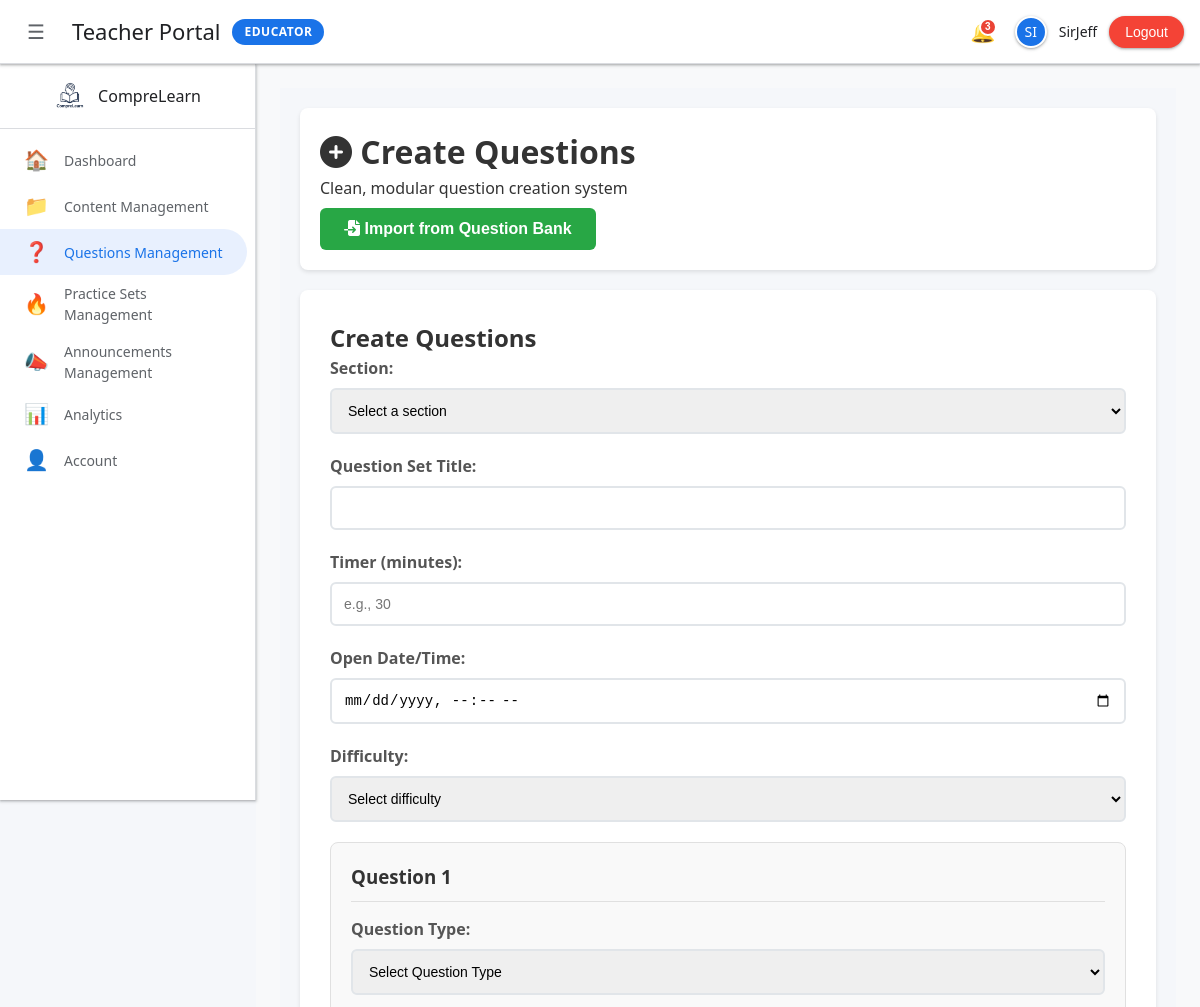
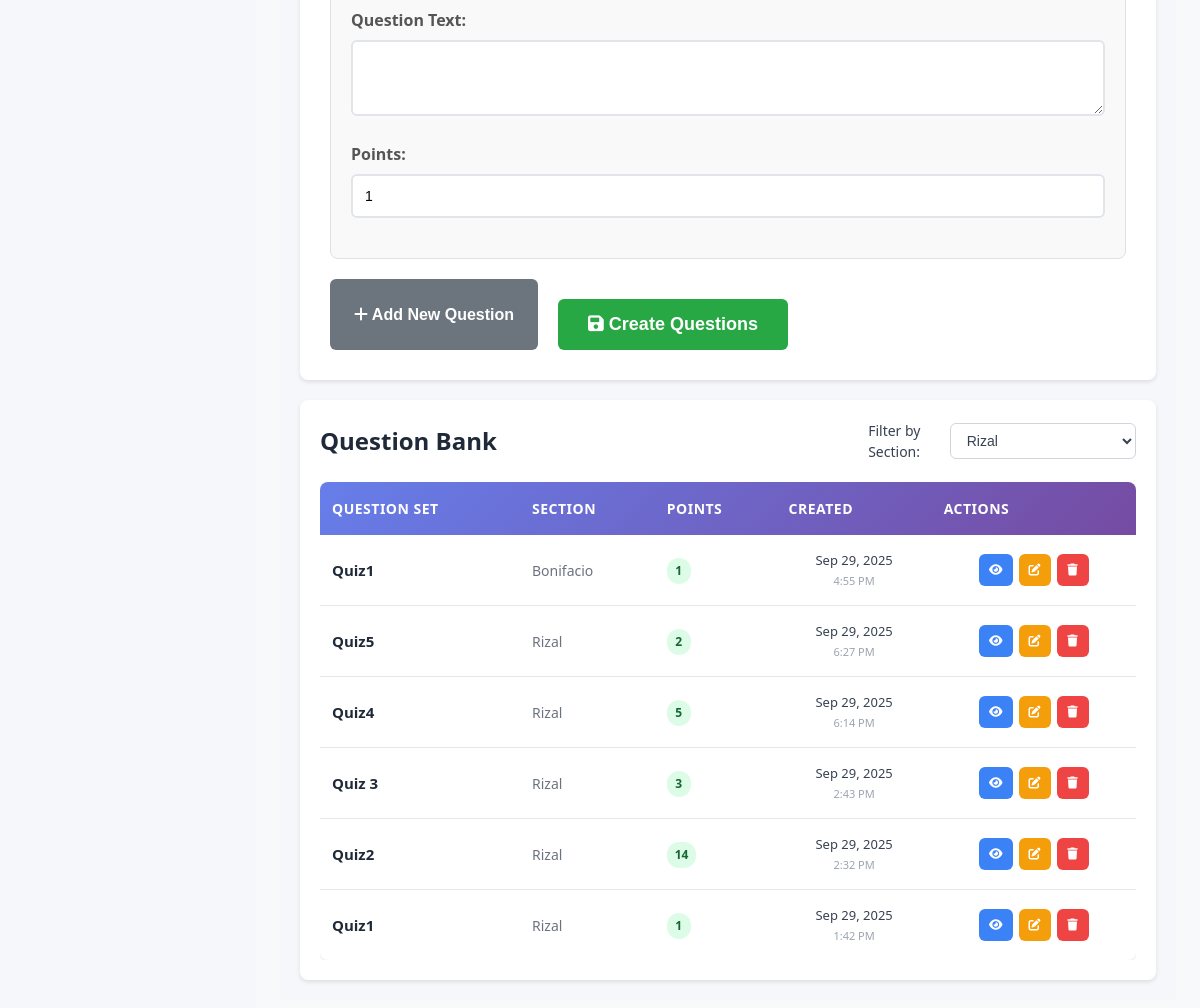
/Teacher/clean_question_creator.php (signed in), run on the app's committed database (2 pictures, top to bottom).
### tables this page shows
CREATE TABLE `question_sets` (
  `id` int(11) NOT NULL,
  `teacher_id` int(11) NOT NULL,
  `section_id` int(11) NOT NULL,
  `set_title` varchar(255) NOT NULL,
  `description` text DEFAULT NULL,
  `created_at` timestamp NOT NULL DEFAULT current_timestamp(),
  `updated_at` timestamp NOT NULL DEFAULT current_timestamp() ON UPDATE current_timestamp(),
  `timer_minutes` int(11) DEFAULT 0,
  `open_at` datetime DEFAULT NULL,
  `difficulty` varchar(16) DEFAULT NULL
);

CREATE TABLE `sections` (
  `id` int(11) NOT NULL,
  `name` varchar(100) NOT NULL,
  `description` text DEFAULT NULL,
  `created_at` timestamp NOT NULL DEFAULT current_timestamp()
);

### Teacher/includes/teacher_init.php (called while the page is built, shortened)
<?php
$teacherId = (int)($_SESSION['teacher_id'] ?? 0);
$conn = new mysqli('localhost', 'root', '', 'compre_learn');
$conn->query("CREATE TABLE IF NOT EXISTS reading_materials (
    id INT AUTO_INCREMENT PRIMARY KEY,
    teacher_id INT NOT NULL,
    title VARCHAR(255) NOT NULL,
    content MEDIUMTEXT NOT NULL,
    theme_settings JSON NULL,
    created_at TIMESTAMP DEFAULT CURRENT_TIMESTAMP,
    updated_at TIMESTAMP DEFAULT CURRENT_TIMESTAMP ON UPDATE CURRENT_TIMESTAMP
) ENGINE=InnoDB DEFAULT CHARSET=utf8mb4");
$conn->query("CREATE TABLE IF NOT EXISTS assessments (
    id INT AUTO_INCREMENT PRIMARY KEY,
    teacher_id INT NOT NULL,
    title VARCHAR(255) NOT NULL,
    description TEXT NULL,
    theme_settings JSON NULL,
    created_at TIMESTAMP DEFAULT CURRENT_TIMESTAMP
) ENGINE=InnoDB DEFAULT CHARSET=utf8mb4");
$conn->query("CREATE TABLE IF NOT EXISTS assessment_questions (
    id INT AUTO_INCREMENT PRIMARY KEY,
    assessment_id INT NOT NULL,
    question_type ENUM('multiple_choice','matching','essay') NOT NULL,
    question_text TEXT NOT NULL,
    options_json JSON NULL,
    answer TEXT NULL,
    created_at TIMESTAMP DEFAULT CURRENT_TIMESTAMP
) ENGINE=InnoDB DEFAULT CHARSET=utf8mb4");
$conn->query("CREATE TABLE IF NOT EXISTS assessment_assignments (
    id INT AUTO_INCREMENT PRIMARY KEY,
    assessment_id INT NOT NULL,
    section_id INT NULL,
    student_id INT NULL,
    created_at TIMESTAMP DEFAULT CURRENT_TIMESTAMP
) ENGINE=InnoDB DEFAULT CHARSET=utf8mb4");
$conn->query("CREATE TABLE IF NOT EXISTS announcements (
    id INT AUTO_INCREMENT PRIMARY KEY,
    teacher_id INT NOT NULL,
    title VARCHAR(255) NOT NULL,
    content TEXT NULL,
    created_at TIMESTAMP DEFAULT CURRENT_TIMESTAMP
) ENGINE=InnoDB DEFAULT CHARSET=utf8mb4");
function getTeacherSections($conn, $teacherId) {
    $sections = [];
    if ($teacherId > 0) {
        $stmt = $conn->prepare("
            SELECT s.id, s.name as section_name
            FROM sections s
            INNER JOIN teacher_sections ts ON s.id = ts.section_id
            WHERE ts.teacher_id = ?
            ORDER BY s.name
        ");
        if ($stmt) {
            $stmt->bind_param('i', $teacherId);
            $stmt->execute();
            $result = $stmt->get_result();
            while ($row = $result->fetch_assoc()) {
                $sections[] = $row;
            }
        }
    }
    return $sections;
}
$teacherSections = getTeacherSections($conn, $teacherId);
?>

### Teacher/includes/QuestionHandler.php (called while the page is built, shortened)
<?php
class QuestionHandler {
    private $conn;
    public function __construct($databaseConnection) {
        $this->conn = $databaseConnection;
    }
    public function getQuestionSets($teacherId, $sectionId = null) {
        try {
            if ($sectionId) {
                $stmt = $this->conn->prepare("
                    SELECT qs.*, s.name as section_name,
                           (SELECT COUNT(*) FROM mcq_questions WHERE set_id = qs.id) +
                           (SELECT COUNT(*) FROM matching_questions WHERE set_id = qs.id) +
                           (SELECT COUNT(*) FROM essay_questions WHERE set_id = qs.id) as question_count,
                           (SELECT COALESCE(SUM(points), 0) FROM mcq_questions WHERE set_id = qs.id) +
                           (SELECT COALESCE(SUM(points), 0) FROM matching_questions WHERE set_id = qs.id) +
                           (SELECT COALESCE(SUM(points), 0) FROM essay_questions WHERE set_id = qs.id) as total_points
                    FROM question_sets qs
                    LEFT JOIN sections s ON qs.section_id = s.id
                    WHERE qs.teacher_id = ? AND qs.section_id = ?
                    ORDER BY qs.created_at DESC
                ");
                $stmt->bind_param('ii', $teacherId, $sectionId);
            }
            $stmt->execute();
            $result = $stmt->get_result();
            $sets = [];
            while ($row = $result->fetch_assoc()) {
                $sets[] = $row;
            }
            return $sets;
        } catch (Exception $e) {
            return [];
        }
    }
}
?>

### Teacher/clean_question_creator.php (the view, shortened to what this page needs)
<?php
require_once 'includes/teacher_init.php';
require_once 'includes/QuestionHandler.php';
try {
    $questionHandler = new QuestionHandler($conn);
} catch (Exception $e) {
    error_log('Failed to create QuestionHandler: ' . $e->getMessage());
    die('Failed to initialize question handler');
}
$questionSets = [];
foreach ($teacherSections as $section) {
    $sets = $questionHandler->getQuestionSets($_SESSION['teacher_id'], $section['id']);
    foreach ($sets as $set) {
        $set['section_name'] = $section['section_name'] ?: $section['name'];
        $questionSets[] = $set;
    }
}
require_once 'includes/teacher_layout.php';
?>
</head>
<body>
    <div class="main-content">
            <div class="content-header">
            <div style="display:flex; align-items:center; justify-content:space-between; gap:12px;">
                <h1 id="pageTitle"><i class="fas fa-plus-circle"></i> Create Questions</h1>
            </div>
            <p>Clean, modular question creation system</p>
                <div style="margin-top:8px; display:flex; gap:8px;">
                    <button type="button" class="btn btn-primary" onclick="openImportModal()"><i class="fas fa-file-import"></i> Import from Question Bank</button>
                </div>
        </div>
        <div class="question-form">
            <h2 id="formTitleHeading">Create Questions</h2>
            <form id="questionForm">
                <div class="form-group">
                    <label for="section_id">Section:</label>
                    <select id="section_id" name="section_id" required>
                        <option value="">Select a section</option>
                    </select>
                </div>
                <div id="new-set-fields">
                    <div class="form-group">
                        <label for="set_title">Question Set Title:</label>
                        <input type="text" id="set_title" name="set_title">
                    </div>
                    <div class="form-group">
                        <label for="set_timer">Timer (minutes):</label>
                        <input type="number" id="set_timer" name="set_timer" min="0" placeholder="e.g., 30">
                    </div>
                    <div class="form-group">
                        <label for="set_open_at">Open Date/Time:</label>
                        <input type="datetime-local" id="set_open_at" name="set_open_at">
                    </div>
                    <div class="form-group">
                        <label for="set_difficulty">Difficulty:</label>
                        <select id="set_difficulty" name="set_difficulty">
                            <option value="">Select difficulty</option>
                        </select>
                    </div>
                </div>
                <div id="questions-container">
                    <div class="question-item" data-question-index="0">
                        <div class="question-header">
                            <h3>Question 1</h3>
                        </div>
                        <div class="form-group">
                            <label for="type_0">Question Type:</label>
                            <select id="type_0" name="questions[0][type]" required onchange="showQuestionTypeSection(0);">
                                <option value="">Select Question Type</option>
                            </select>
                        </div>
                        <div class="form-group">
                            <label for="question_text_0">Question Text:</label>
                            <textarea id="question_text_0" name="questions[0][question_text]" rows="3" required></textarea>
                        </div>
                        <div class="form-group">
                            <label for="points_0">Points:</label>
                            <input type="number" id="points_0" name="questions[0][points]" value="1" min="1" required>
                        </div>
                    </div>
                </div>
                <div class="form-actions">
                    <button type="button" class="btn btn-secondary" onclick="addNewQuestion()" style="margin-right: 10px;">
                        <i class="fas fa-plus"></i> Add New Question
                    </button>
                    <button type="submit" class="btn btn-primary" style="font-size: 18px; padding: 15px 30px; margin-top: 20px;">
                        <i class="fas fa-save"></i> Create Questions
                    </button>
                </div>
            </form>
        </div>
        <div class="question-sets">
            <div class="question-bank-header">
                <h2>Question Bank</h2>
                <div class="section-filter">
                    <label for="sectionFilter">Filter by Section:</label>
                    <select id="sectionFilter" onchange="filterBySection()">
                        <?php
                        foreach ($teacherSections as $section):
                            $sectionName = $section['section_name'] ?: $section['name'];
                            $isSelected = ($sectionName === 'Rizal') ? 'selected' : '';
                        ?>
                            <option value="<?php echo htmlspecialchars($sectionName); ?>" <?php echo $isSelected; ?>>
                                <?php echo htmlspecialchars($sectionName); ?>
                            </option>
                        <?php endforeach; ?>
                    </select>
                </div>
            </div>
            <div class="table-container">
                <table class="question-bank-table">
                    <thead>
                        <tr>
                            <th>Question Set</th>
                            <th>Section</th>
                            <th>Points</th>
                            <th>Created</th>
                            <th>Actions</th>
                        </tr>
                    </thead>
                    <tbody>
                        <?php foreach ($questionSets as $set): ?>
                        <tr>
                            <td class="set-title">
                                <strong><?php echo htmlspecialchars($set['set_title']); ?></strong>
                            </td>
                            <td class="section-name">
                                <?php echo htmlspecialchars($set['section_name']); ?>
                            </td>
                            <td class="total-points">
                                <span class="points-badge"><?php echo $set['total_points']; ?></span>
                            </td>
                            <td class="created-date">
                                <span class="date-text">
                                    <?php echo date('M j, Y', strtotime($set['created_at'])); ?>
                                </span>
                                <small class="time-text">
                                    <?php echo date('g:i A', strtotime($set['created_at'])); ?>
                                </small>
                            </td>
                            <td class="actions">
                                <div class="action-buttons">
                                    <button type="button" class="btn btn-view" onclick="viewQuestions('<?php echo $set['id']; ?>', '<?php echo htmlspecialchars($set['set_title']); ?>')" title="View Questions">
                                        <i class="fas fa-eye"></i>
                                    </button>
                                    <button type="button" class="btn btn-edit" onclick="editSet(<?php echo $set['id']; ?>)" title="Edit Set">
                                        <i class="fas fa-edit"></i>
                                    </button>
                                    <button type="button" class="btn btn-delete" onclick="deleteSet(<?php echo $set['id']; ?>)" title="Delete Set">
                                        <i class="fas fa-trash"></i>
                                    </button>
                                </div>
                            </td>
                        </tr>
                        <?php endforeach; ?>
                    </tbody>
                </table>
            </div>
        </div>
    </div>
    </div>
</body>
</html>

### Teacher/includes/teacher_layout.php (style rules this page uses)
:root { --primary: #1a73e8; --primary-dark: #1557b0; --secondary: #34a853; --accent: #ea4335; --warning: #fbbc04; --purple: #9c27b0; --teal: #00bcd4; --success: #4caf50; --error: #f44336; --bg-primary: #ffffff; --bg-secondary: #f8f9fa; --bg-tertiary: #e8f0fe; --text-primary: #202124; --text-secondary: #5f6368; --text-muted: #9aa0a6; --border: #dadce0; --shadow-sm: 0 1px 2px 0 rgba(60,64,67,.3), 0 1px 3px 1px rgba(60,64,67,.15); --shadow-md: 0 1px 2px 0 rgba(60,64,67,.3), 0 2px 6px 2px rgba(60,64,67,.15); --shadow-lg: 0 2px 4px 0 rgba(60,64,67,.3), 0 4px 8px 3px rgba(60,64,67,.15); --shadow-xl: 0 4px 8px 0 rgba(60,64,67,.3), 0 8px 16px 4px rgba(60,64,67,.15); }
* { box-sizing: border-box; }
body { font-family: 'Inter', -apple-system, BlinkMacSystemFont, 'Segoe UI', Roboto, sans-serif; background: var(--bg-secondary); margin: 0; color: var(--text-primary); line-height: 1.5; }

### data on the page
question_sets: set_title "Quiz1", section.name "Bonifacio", total_points "1", created_at "Sep 29, 2025", created_at "4:55 PM"
question_sets: set_title "Quiz5", section.name "Rizal", total_points "2", created_at "Sep 29, 2025", created_at "6:27 PM"
question_sets: set_title "Quiz4", section.name "Rizal", total_points "5", created_at "Sep 29, 2025", created_at "6:14 PM"
question_sets: set_title "Quiz 3", section.name "Rizal", total_points "3", created_at "Sep 29, 2025", created_at "2:43 PM"
question_sets: set_title "Quiz2", section.name "Rizal", total_points "14", created_at "Sep 29, 2025", created_at "2:32 PM"
question_sets: set_title "Quiz1", section.name "Rizal", total_points "1", created_at "Sep 29, 2025", created_at "1:42 PM"

### other printed values
substr($_SESSION['teacher_name'],0,2) "SI"
$_SESSION['teacher_name'] "SirJeff"
form field value "Rizal"
